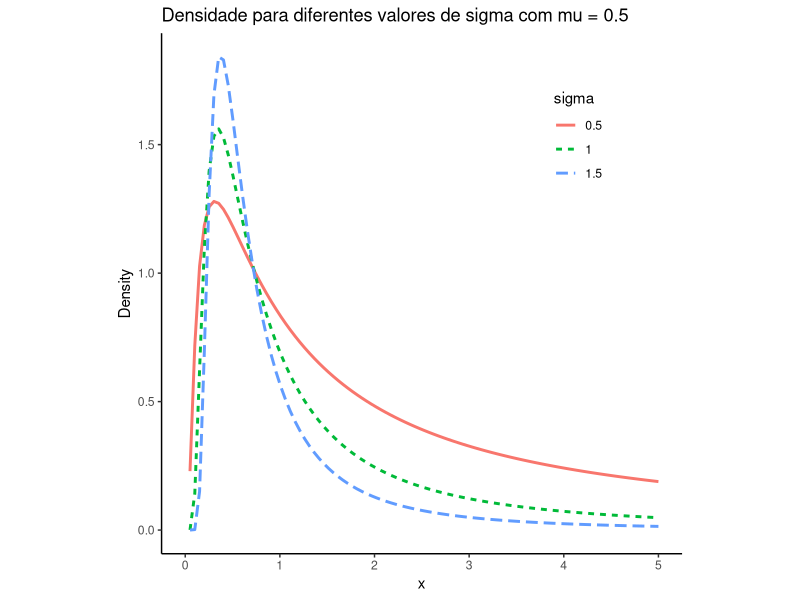
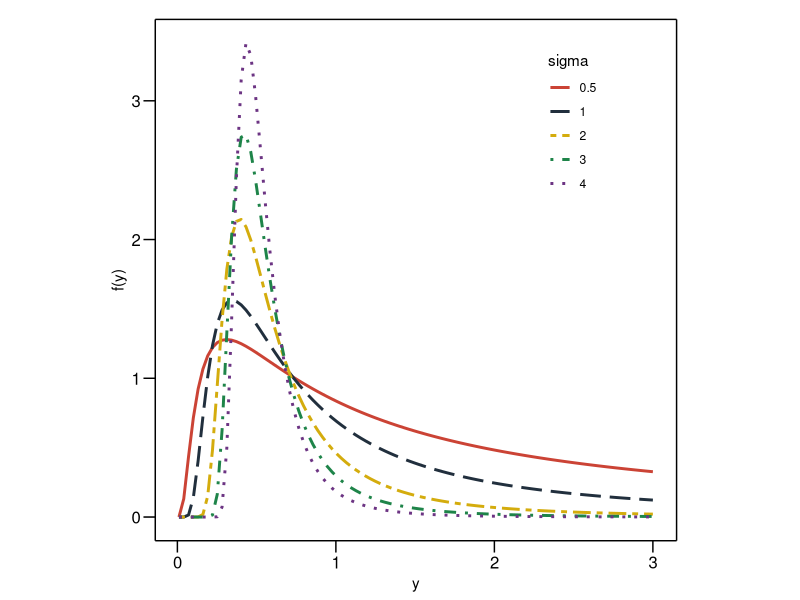
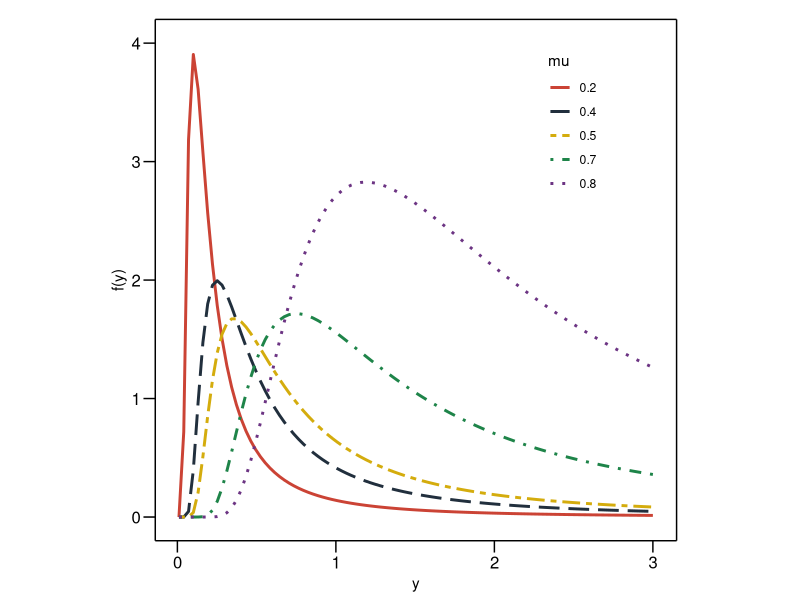
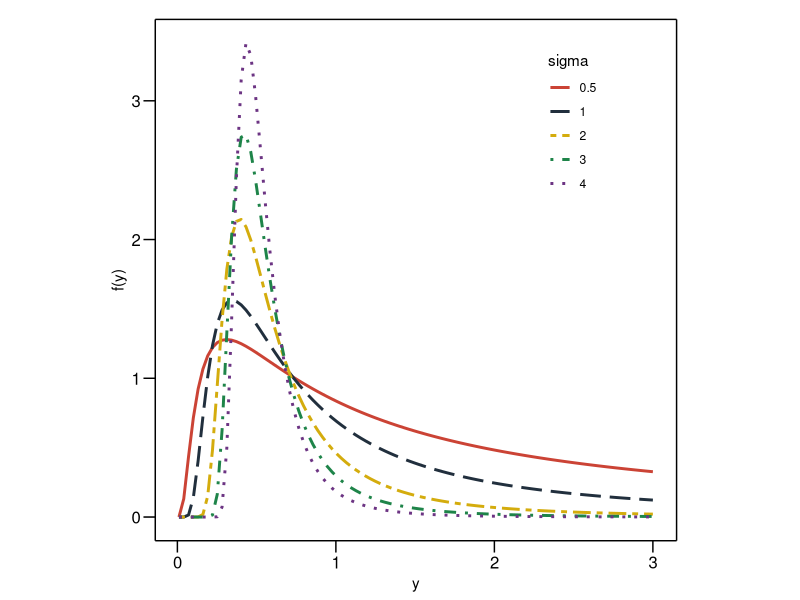
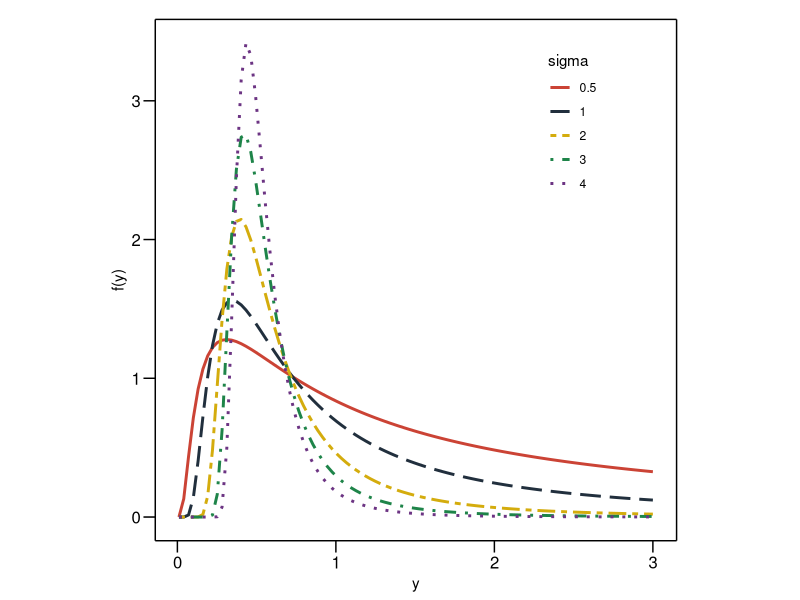
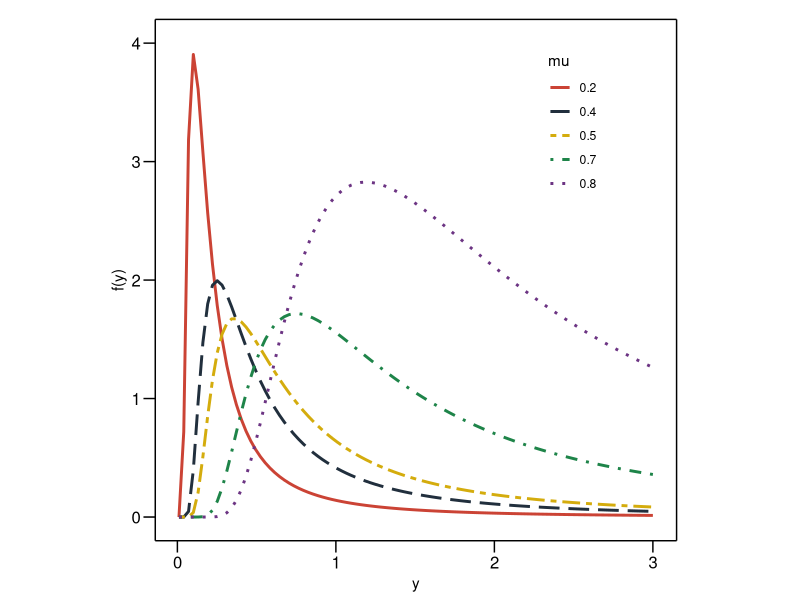
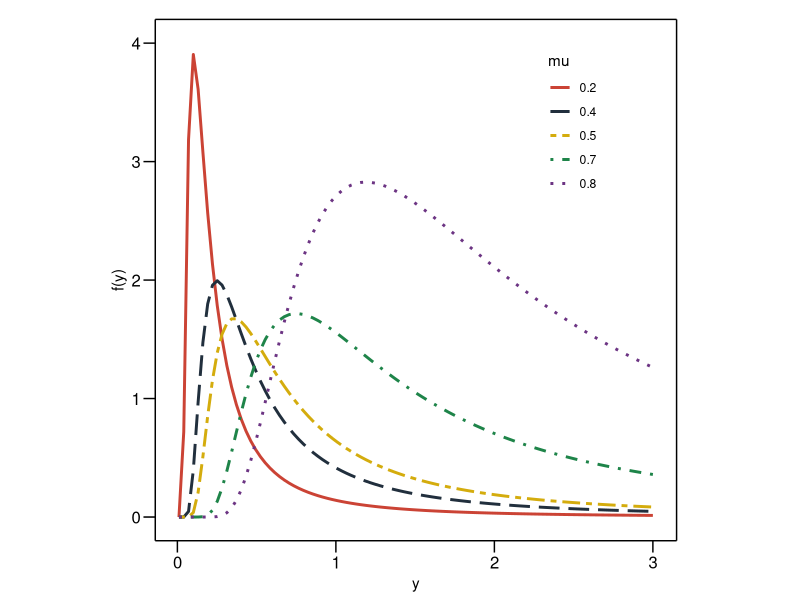

Here is the R script that generated these plots, in order:
# alpha reparameterization

# PROBABILITY DENSITY FUNCTION

dUGo <- function(x, mu=.5, sigma=1.2, tau=.5)
{
  
  fx1<- log(tau)/(1 - mu^(-sigma)) * sigma * x^(-(1 + sigma)) * exp((log(tau) / (1 - mu^(-sigma))) *
                                                   (1 - x^(-sigma)))
  
  return(fx1)
  
}

integrate(dUGo,0,1) 

# CUMULATIVE DISTRIBUTION FUNCTION 

pUGo <-  function(q, mu=.5, sigma=1.2, tau=.5) 
{
  cdf <- exp(((log(tau)) / (1 - mu^(-sigma))) * (1 - q^(-sigma)))
  return(cdf)
}


# QUANTILE FUNCTION
qUGo<-function(u, mu=.5, sigma=1.2, tau=.5)
{
  q<-(1 - (log(u) * (1 - mu^(-sigma)) / log(tau)))^(-1 / sigma)
  return(q)
}


# CHEKING LOG-LIKELIHOOD 

x= .5 
mu=.5 
sigma=1.2 
tau=.5


llik<-function(x, mu=.5, sigma=1, tau=.5)
{
  ll<-log(log(tau)/(1-mu^-sigma))+log(sigma)+(-1-sigma)*log(x)+(log(tau)/(1-mu^-sigma))*(1-x^-sigma)
  return(ll)
}

log(dUGo(x, mu=.5, sigma=1, tau=.5))
llik(x, mu=.5, sigma=1, tau=.5)

z=c(.3,.4,.5)

log(dUGo(z[1], mu=.5, sigma=1, tau=.5)*dUGo(z[2], mu=.5, sigma=1, tau=.5)*dUGo(z[3], mu=.5, sigma=1, tau=.5))

sum(llik(z, mu=.5, sigma=1, tau=.5))



### GRAFICOS
# Carregar pacotes necessários
library(ggplot2)
library(dplyr)

# Definição da função dUGo
dUGo <- function(x, mu = 0.5, sigma = 1.2, tau = 0.5) {
  log(tau) / (1 - mu^(-sigma)) * sigma * x^(-(1 + sigma)) * exp((log(tau) / (1 - mu^(-sigma))) * (1 - x^(-sigma)))
}

# Valores dos parâmetros
sigma_values <- c(0.5, 1.0, 1.5)
tau <- 0.5
mu_fixed <- 0.5

# Sequência de valores de x
x <- seq(0, 5, length.out = 100)

# Criar data frame para armazenar os valores de x, sigma e densidade
data <- expand.grid(x = x, sigma = sigma_values)
data$density <- mapply(dUGo, data$x, mu_fixed, data$sigma, tau)

# Plotar as densidades usando ggplot2
ggplot(data, aes(x = x, y = density, color = factor(sigma), linetype = factor(sigma))) +
  geom_line(size = 1) +
  labs(title = paste("Densidade para diferentes valores de sigma com mu =", mu_fixed),
       x = "x", y = "Density", color = "sigma", linetype = "sigma") +
  theme_classic() +
  theme(legend.position = c(0.8, 0.8), # Posição da legenda dentro do gráfico
        legend.background = element_rect(fill = alpha('white', 0.6)), # Fundo transparente para a legenda
        aspect.ratio = 1) # Tornar a imagem mais quadrada





# Carregar pacotes necessários
library(ggplot2)
library(dplyr)

# Definição da função dUGo
dUGo <- function(x, mu = 0.5, sigma = 1.2, tau = 0.5) {
  log(tau) / (1 - mu^(-sigma)) * sigma * x^(-(1 + sigma)) * exp((log(tau) / (1 - mu^(-sigma))) * (1 - x^(-sigma)))
}

# Valores dos parâmetros
sigma_values <- c(0.5, 1.0, 2, 3, 4)
tau <- 0.5
mu_fixed <- 0.5

# Sequência de valores de x
x <- seq(0.01, 3, length.out = 100)

# Criar data frame para armazenar os valores de x, sigma e densidade
data <- expand.grid(x = x, sigma = sigma_values)
data$density <- mapply(dUGo, data$x, mu_fixed, data$sigma, tau)

# Garantir que 'sigma' seja um fator ordenado
data$sigma <- factor(data$sigma, levels = sigma_values)

# Plotar as densidades usando ggplot2
ggplot(data, aes(x = x, y = density, color = sigma, linetype = sigma)) +
  geom_line(size = 1) +
  labs(
    x = "y", y = "f(y)", color = "sigma", linetype = "sigma"
  ) +
  theme_classic() +
  theme(
    legend.position = c(0.8, 0.8), # Posição da legenda dentro do gráfico
    legend.background = element_rect(fill = alpha('white', 0.6)), # Fundo transparente para a legenda
    axis.line = element_line(color = "black"), # Linha do eixo
    axis.ticks = element_line(color = "black"), # Adicionar todos os ticks
    axis.ticks.length = unit(0.3, "cm"), # Ajustar comprimento dos ticks
    axis.ticks.x.top = element_blank(), # Remover ticks no topo
    axis.ticks.y.right = element_blank(), # Remover ticks à direita
    axis.text.x = element_text(size = 12, color = "black"), # Texto dos ticks do eixo X em preto e tamanho 12
    axis.text.y = element_text(size = 12, color = "black"),
    axis.text.x.top = element_blank(), # Remover texto dos ticks no topo
    axis.text.y.right = element_blank(), # Remover texto dos ticks à direita
    aspect.ratio = 1 # Tornar a imagem mais quadrada
  ) +
  scale_y_continuous(sec.axis = dup_axis(name = NULL)) + # Eixo secundário Y sem rótulo
  scale_x_continuous(sec.axis = dup_axis(name = NULL)) + # Eixo secundário X sem rótulo
  scale_color_manual(values = c("#CB4335", "#212F3D", "#D4AC0D", "#1E8449", "#6C3483")) + # Definir cores específicas para as densidades
  scale_linetype_manual(values = c("solid", "longdash", "twodash", "dotdash", "dotted")) # Definir tipos de linha específicos para cada sigma


# ggplot(data, aes(x = x, y = density, color = factor(sigma))) +
#   geom_line(size = 1) +
#   labs(title = "", # Se desejar adicionar um título, descomente e personalize
#        x = "y", y = "f(y)", color = "sigma") +
#   theme_classic() +
#   theme(
#     legend.position = c(0.8, 0.8), # Posição da legenda dentro do gráfico
#     legend.background = element_rect(fill = alpha('white', 0.6)), # Fundo transparente para a legenda
#     axis.line = element_line(color = "black"), # Linha dos eixos em preto
#     axis.line.x = element_line(color = "black"), # Linha do eixo inferior em preto
#     axis.line.y = element_line(color = "black"), # Linha do eixo esquerdo em preto
#     axis.line.x.top = element_line(color = "black"), # Linha do eixo superior em preto
#     axis.line.y.right = element_line(color = "black"), # Linha do eixo direito em preto
#     axis.ticks = element_line(color = "black"), # Ticks dos eixos em preto
#     axis.ticks.length = unit(0.3, "cm"), # Ajustar comprimento dos ticks
#     axis.ticks.x.top = element_blank(), # Remover ticks no topo
#     axis.ticks.y.right = element_blank(), # Remover ticks à direita
#     axis.text.x = element_text(size = 12, color = "black"), # Texto dos ticks do eixo X em preto e tamanho 14
#     axis.text.y = element_text(size = 12, color = "black"), # Texto dos ticks do eixo Y em preto e tamanho 14
#     axis.text.x.top = element_blank(), # Remover texto dos ticks no topo
#     axis.text.y.right = element_blank(), # Remover texto dos ticks à direita
#     aspect.ratio = 1 # Tornar a imagem mais quadrada
#   ) +
#   scale_y_continuous(sec.axis = dup_axis(name = NULL)) + # Eixo secundário Y sem rótulo
#   scale_x_continuous(sec.axis = dup_axis(name = NULL)) + # Eixo secundário X sem rótulo
#   scale_color_manual(values = c("#CB4335", "#212F3D", "#D4AC0D", "#2E86C1")) # Definir cores específicas para as densidades


ggsave("grafico2.png", plot = last_plot(), width = 8, height = 6, dpi = 600)

ggsave("gf1.pdf", plot = last_plot(), width = 10, height = 8, units = "in", dpi = 300)

# MU VALUES

# Definir os valores dos parâmetros
mu_values <- c(0.2, 0.4, 0.5, 0.7, 0.8)
sigma_fixed <- 1.2
tau <- 0.5

# Sequência de valores de x
x <- seq(0.01, 3, length.out = 100)

# Criar data frame para armazenar os valores de x, mu e densidade
data <- expand.grid(x = x, mu = mu_values)
data$density <- mapply(dUGo, data$x, data$mu, sigma_fixed, tau)

# Garantir que 'mu' seja um fator ordenado
data$mu <- factor(data$mu, levels = mu_values)

# Plotar as densidades usando ggplot2
ggplot(data, aes(x = x, y = density, color = mu, linetype = mu)) +
  geom_line(size = 1) +
  labs(
    x = "y", y = "f(y)", color = "mu", linetype = "mu"
  ) +
  theme_classic() +
  theme(
    legend.position = c(0.8, 0.8), # Posição da legenda dentro do gráfico
    legend.background = element_rect(fill = alpha('white', 0.6)), # Fundo transparente para a legenda
    axis.line = element_line(color = "black"), # Linha do eixo
    axis.ticks = element_line(color = "black"), # Adicionar todos os ticks
    axis.ticks.length = unit(0.3, "cm"), # Ajustar comprimento dos ticks
    axis.ticks.x.top = element_blank(), # Remover ticks no topo
    axis.ticks.y.right = element_blank(), # Remover ticks à direita
    axis.text.x = element_text(size = 12, color = "black"), # Texto dos ticks do eixo X em preto e tamanho 12
    axis.text.y = element_text(size = 12, color = "black"),
    axis.text.x.top = element_blank(), # Remover texto dos ticks no topo
    axis.text.y.right = element_blank(), # Remover texto dos ticks à direita
    aspect.ratio = 1 # Tornar a imagem mais quadrada
  ) +
  scale_y_continuous(sec.axis = dup_axis(name = NULL), limits = c(0, 4), breaks = seq(0, 4, by = 1)) + # Eixo secundário Y sem rótulo
  scale_x_continuous(sec.axis = dup_axis(name = NULL)) + # Eixo secundário X sem rótulo
  scale_color_manual(values = c("#CB4335", "#212F3D", "#D4AC0D", "#1E8449", "#6C3483")) + # Definir cores específicas para os valores de mu
  scale_linetype_manual(values = c("solid", "longdash", "twodash", "dotdash", "dotted")) # Definir tipos de linha específicos para cada valor de mu


ggsave("gf2.png", plot = last_plot(), width = 8, height = 6, dpi = 600)

ggsave("gf2.pdf", plot = last_plot(), width = 10, height = 8, units = "in", dpi = 300)
